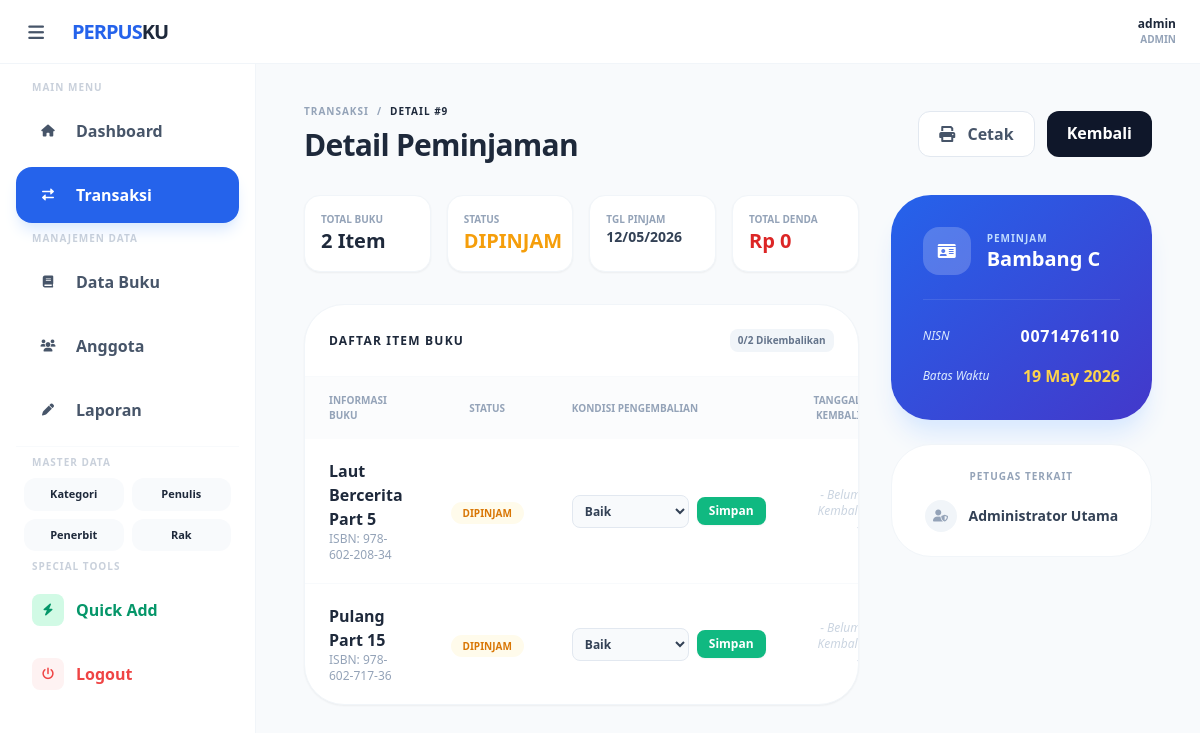
Screenshot of /pages/transaksi/detail.php?id=9 (signed in) with the database file from the repository.
### tables this page shows
CREATE TABLE `peminjaman` (
  `id` int NOT NULL,
  `id_anggota` int DEFAULT NULL,
  `id_buku` int DEFAULT NULL,
  `id_user` int DEFAULT NULL,
  `tanggal_pinjam` date NOT NULL,
  `tanggal_kembali_seharusnya` date NOT NULL,
  `status_pinjam` enum('dipinjam','kembali') DEFAULT 'dipinjam'
);

CREATE TABLE `detail_peminjaman` (
  `id` int NOT NULL,
  `id_peminjaman` int DEFAULT NULL,
  `id_buku` int DEFAULT NULL,
  `status_buku` enum('dipinjam','kembali') DEFAULT 'dipinjam'
);

CREATE TABLE `buku` (
  `id` int NOT NULL,
  `judul_buku` varchar(255) NOT NULL,
  `isbn` varchar(20) DEFAULT NULL,
  `stok` int DEFAULT '0',
  `tahun_terbit` year DEFAULT NULL,
  `id_kategori` int DEFAULT NULL,
  `id_penulis` int DEFAULT NULL,
  `id_penerbit` int DEFAULT NULL,
  `id_rak` int DEFAULT NULL
);

CREATE TABLE `anggota` (
  `id` int NOT NULL,
  `id_user` int DEFAULT NULL,
  `nisn` varchar(20) NOT NULL,
  `nama_anggota` varchar(100) NOT NULL,
  `jenis_kelamin` enum('L','P') DEFAULT NULL,
  `no_telp` varchar(15) DEFAULT NULL,
  `alamat` text,
  `tanggal_mendaftar` date DEFAULT (curdate())
);

CREATE TABLE `users` (
  `id` int NOT NULL,
  `username` varchar(50) NOT NULL,
  `password` varchar(255) NOT NULL,
  `nama_lengkap` varchar(100) DEFAULT NULL,
  `role` enum('admin','petugas','anggota') DEFAULT 'anggota'
);

### pages/transaksi/detail.php (the view, shortened to what this page needs)
<?php
require_once "../../konek.php";
$id_p = $_GET['id'];
require_once "../../layout/header.php";
require_once "../../layout/sidebar.php";
$sql_utama = "SELECT p.*, a.nama_anggota, a.nisn, u.nama_lengkap as nama_user
              FROM peminjaman p
              JOIN anggota a ON p.id_anggota = a.id
              LEFT JOIN users u ON p.id_user = u.id
              WHERE p.id = '$id_p'";
$p = mysqli_fetch_assoc(mysqli_query($conn, $sql_utama));
$total_buku = mysqli_num_rows(mysqli_query($conn, "SELECT id FROM detail_peminjaman WHERE id_peminjaman = '$id_p'"));
$buku_kembali = mysqli_num_rows(mysqli_query($conn, "SELECT id FROM detail_peminjaman WHERE id_peminjaman = '$id_p' AND status_buku = 'kembali'"));
$total_denda_res = mysqli_query($conn, "SELECT SUM(denda_terlambat) as total FROM pengembalian WHERE id_peminjaman = '$id_p'");
$total_denda = mysqli_fetch_assoc($total_denda_res);
?>
<div class="p-6 max-w-6xl mx-auto">
    <div class="flex flex-col md:flex-row md:items-center justify-between gap-4 mb-8">
        <div>
            <nav class="flex text-slate-400 text-[10px] font-black uppercase tracking-widest mb-2">
                <a href="index.php" class="hover:text-blue-600">Transaksi</a>
                <span class="mx-2">/</span>
                <span class="text-slate-800">Detail #<?= $id_p ?></span>
            </nav>
            <h2 class="text-3xl font-black text-slate-800 tracking-tight">Detail Peminjaman</h2>
        </div>
        <div class="flex gap-3">
            <button onclick="window.print()" class="px-5 py-2.5 bg-white border border-slate-200 rounded-xl font-bold text-slate-600 hover:bg-slate-50 transition-all">
                <i class="fas fa-print mr-2"></i> Cetak
            </button>
            <a href="index.php" class="px-5 py-2.5 bg-slate-900 text-white rounded-xl font-bold hover:bg-black transition-all">
                Kembali
            </a>
        </div>
    </div>
    <div class="grid grid-cols-1 lg:grid-cols-3 gap-8">
        <div class="lg:col-span-2 space-y-8">
            <div class="grid grid-cols-2 md:grid-cols-4 gap-4">
                <div class="bg-white p-4 rounded-2xl border border-slate-100 shadow-sm">
                    <p class="text-[10px] font-black text-slate-400 uppercase">Total Buku</p>
                    <p class="text-xl font-black text-slate-800"><?= $total_buku ?> Item</p>
                </div>
                <div class="bg-white p-4 rounded-2xl border border-slate-100 shadow-sm">
                    <p class="text-[10px] font-black text-slate-400 uppercase">Status</p>
                    <p class="text-xl font-black <?= $p['status_pinjam'] == 'dipinjam' ? 'text-amber-500' : 'text-emerald-500' ?>">
                        <?= strtoupper($p['status_pinjam']) ?>
                    </p>
                </div>
                <div class="bg-white p-4 rounded-2xl border border-slate-100 shadow-sm">
                    <p class="text-[10px] font-black text-slate-400 uppercase">Tgl Pinjam</p>
                    <p class="text-sm font-bold text-slate-700"><?= date('d/m/Y', strtotime($p['tanggal_pinjam'])) ?></p>
                </div>
                <div class="bg-white p-4 rounded-2xl border border-slate-100 shadow-sm">
                    <p class="text-[10px] font-black text-slate-400 uppercase">Total Denda</p>
                    <p class="text-xl font-black text-red-600">Rp <?= number_format($total_denda['total'] ?? 0, 0, ',', '.') ?></p>
                </div>
            </div>
            <div class="bg-white rounded-[2.5rem] border border-slate-100 shadow-sm overflow-hidden">
                <div class="p-6 border-b border-slate-50 flex justify-between items-center">
                    <h3 class="font-black text-slate-800 uppercase tracking-widest text-xs">Daftar Item Buku</h3>
                    <span class="text-[10px] font-bold px-2 py-1 bg-slate-100 rounded-lg text-slate-500"><?= $buku_kembali ?>/<?= $total_buku ?> Dikembalikan</span>
                </div>
                <table class="w-full">
                    <thead class="bg-slate-50/50">
                        <tr>
                            <th class="px-6 py-4 text-[10px] font-black text-slate-400 uppercase text-left">Informasi Buku</th>
                            <th class="px-6 py-4 text-[10px] font-black text-slate-400 uppercase text-center">Status</th>
                            <th class="px-6 py-4 text-[10px] font-black text-slate-400 uppercase text-left">Kondisi Pengembalian</th>
                            <th class="px-6 py-4 text-[10px] font-black text-slate-400 uppercase text-right">Tanggal Kembali</th>
                        </tr>
                    </thead>
                    <tbody class="divide-y divide-slate-50">
                        <?php
                        $det = mysqli_query($conn, "SELECT d.*, b.judul_buku, b.isbn FROM detail_peminjaman d JOIN buku b ON d.id_buku = b.id WHERE d.id_peminjaman = '$id_p'");
                        while($d = mysqli_fetch_assoc($det)) :
                        ?>
                        <tr>
                            <td class="px-6 py-5">
                                <p class="font-bold text-slate-800"><?= $d['judul_buku'] ?></p>
                                <p class="text-xs text-slate-400">ISBN: <?= $d['isbn'] ?></p>
                            </td>
                            <td class="px-6 py-5 text-center">
                                <?php if($d['status_buku'] == 'dipinjam') : ?>
                                    <span class="px-3 py-1 bg-amber-50 text-amber-600 text-[10px] font-black rounded-full">DIPINJAM</span>
                                <?php else : ?>
                                    <span class="px-3 py-1 bg-emerald-50 text-emerald-600 text-[10px] font-black rounded-full">KEMBALI</span>
                                <?php endif; ?>
                            </td>
                            <td class="px-6 py-5">
                                <?php if($d['status_buku'] == 'dipinjam') : ?>
                                    <form method="POST" action="" onsubmit="return confirm('Proses pengembalian buku ini?')" class="flex items-center gap-2">
                                        <select name="kondisi_buku" class="px-2 py-1.5 text-xs bg-slate-50 border border-slate-200 rounded-lg outline-none font-semibold text-slate-700 focus:border-blue-400">
                                            <option value="baik">Baik</option>
                                        </select>
                                        <button type="submit" name="proses_kembalikan_buku" class="bg-emerald-500 text-white px-3 py-1.5 rounded-lg text-xs font-bold hover:bg-emerald-600 transition-all shadow-sm">
                                            Simpan
                                        </button>
                                    </form>
                                <?php else : ?>
                                    <span class="text-emerald-500 text-xs font-bold"><i class="fas fa-check-circle mr-1"></i> Selesai</span>
                                <?php endif; ?>
                            </td>
                            <td class="px-6 py-5 text-right font-semibold text-slate-600 text-xs">
                                <?php if($d['status_buku'] == 'kembali') : ?>
                                    <span class="text-xs font-medium text-slate-500 font-mono">
                                        <i class="far fa-calendar-check mr-1 text-emerald-500"></i>
                                        <?= date('d/m/Y'); ?>
                                    </span>
                                <?php else : ?>
                                    <span class="text-xs text-slate-300 italic font-normal">- Belum Kembali -</span>
                                <?php endif; ?>
                            </td>
                        </tr>
                        <?php endwhile; ?>
                    </tbody>
                </table>
            </div>
        </div>
        <div class="space-y-6">
            <div class="bg-gradient-to-br from-blue-600 to-indigo-700 rounded-[2.5rem] p-8 text-white shadow-xl shadow-blue-100">
                <div class="flex items-center gap-4 mb-6">
                    <div class="w-12 h-12 bg-white/20 rounded-2xl flex items-center justify-center">
                        <i class="fas fa-id-card"></i>
                    </div>
                    <div>
                        <p class="text-[10px] font-bold text-blue-200 uppercase tracking-widest">Peminjam</p>
                        <h3 class="text-xl font-black leading-tight"><?= $p['nama_anggota'] ?></h3>
                    </div>
                </div>
                <div class="space-y-4 border-t border-white/10 pt-6">
                    <div class="flex justify-between items-center">
                        <span class="text-xs text-blue-100 italic">NISN</span>
                        <span class="font-bold tracking-wider"><?= $p['nisn'] ?></span>
                    </div>
                    <div class="flex justify-between items-center">
                        <span class="text-xs text-blue-100 italic">Batas Waktu</span>
                        <span class="font-bold text-amber-300"><?= date('d M Y', strtotime($p['tanggal_kembali_seharusnya'])) ?></span>
                    </div>
                </div>
            </div>
            <div class="bg-white rounded-[2.5rem] p-6 border border-slate-100">
                <h4 class="text-[10px] font-black text-slate-400 uppercase mb-4 tracking-widest text-center">Petugas Terkait</h4>
                <div class="flex items-center justify-center gap-3">
                    <div class="w-8 h-8 bg-slate-100 rounded-full flex items-center justify-center text-slate-400">
                        <i class="fas fa-user-shield text-xs"></i>
                    </div>
                    <p class="text-sm font-bold text-slate-700"><?= $p['nama_user'] ?? 'Administrator' ?></p>
                </div>
            </div>
        </div>
    </div>
</div>
<?php require_once "../../layout/footer.php"; ?>

### rows the page displays
peminjaman: status_pinjam "DIPINJAM", tanggal_pinjam "12/05/2026", id_anggota.nama_anggota "Bambang C", id_anggota.nisn "0071476110", tanggal_kembali_seharusnya "19 May 2026", id_user.nama_lengkap "Administrator Utama"
detail_peminjaman: id_buku.judul_buku "Laut Bercerita Part 5", id_buku.isbn "978-602-208-34", status_buku "DIPINJAM"
detail_peminjaman: id_buku.judul_buku "Pulang Part 15", id_buku.isbn "978-602-717-36", status_buku "DIPINJAM"

### other values shown
$_SESSION['username'] "admin"
$_SESSION['role'] "ADMIN"
$id_p "9"
$total_buku "2"
$total_denda['total'] "0"
$buku_kembali "0"
